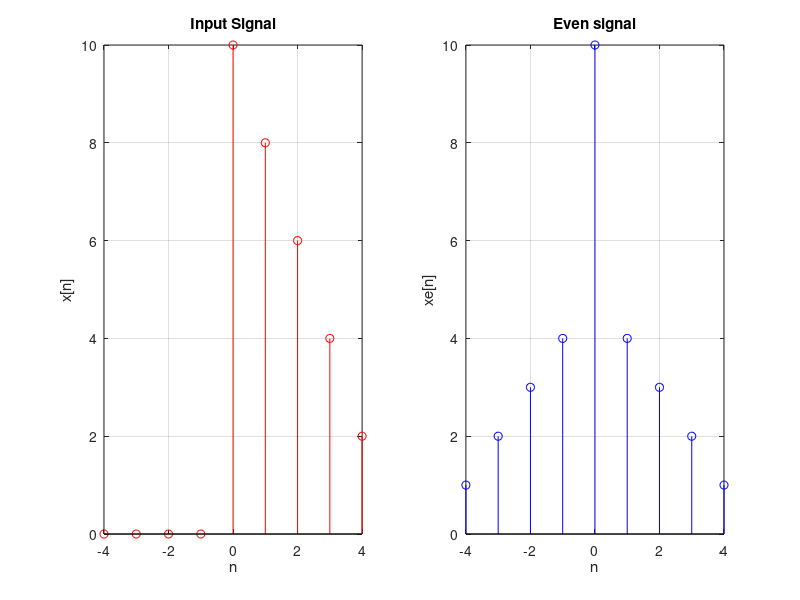

Recreate this plot in MATLAB.
%problem  :even signal with input in same window
n=-4:4;
xn=[0 0 0 0 10 8 6 4 2];
xN=fliplr(xn);
xe=(xn+xN)/2;
subplot(1,2,1);
stem(n,xn,'r');
grid on;
xlabel('n');
ylabel('x[n]');
title('Input Signal');
subplot(1,2,2);
stem(n,xe,'b');
grid on;
xlabel('n');
ylabel('xe[n]');
title('Even signal');
